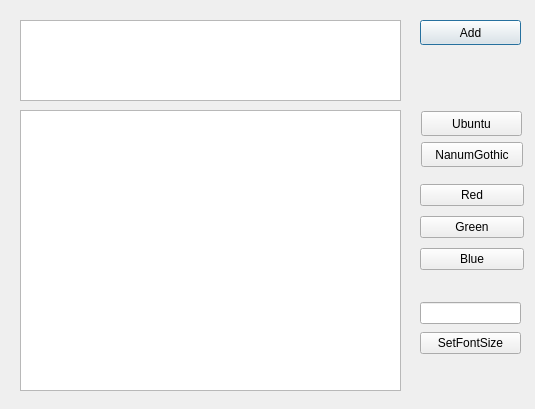
<?xml version="1.0" encoding="UTF-8"?>
<ui version="4.0">
 <class>Dialog</class>
 <widget class="QDialog" name="Dialog">
  <property name="geometry">
   <rect>
    <x>0</x>
    <y>0</y>
    <width>535</width>
    <height>409</height>
   </rect>
  </property>
  <property name="windowTitle">
   <string>Dialog</string>
  </property>
  <widget class="QPushButton" name="Add">
   <property name="geometry">
    <rect>
     <x>420</x>
     <y>20</y>
     <width>101</width>
     <height>25</height>
    </rect>
   </property>
   <property name="text">
    <string>Add</string>
   </property>
  </widget>
  <widget class="QTextEdit" name="Input">
   <property name="geometry">
    <rect>
     <x>20</x>
     <y>20</y>
     <width>381</width>
     <height>81</height>
    </rect>
   </property>
  </widget>
  <widget class="QTextEdit" name="Output">
   <property name="geometry">
    <rect>
     <x>20</x>
     <y>110</y>
     <width>381</width>
     <height>281</height>
    </rect>
   </property>
   <property name="readOnly">
    <bool>true</bool>
   </property>
  </widget>
  <widget class="QPushButton" name="FontNanumGothic">
   <property name="geometry">
    <rect>
     <x>421</x>
     <y>142</y>
     <width>102</width>
     <height>25</height>
    </rect>
   </property>
   <property name="text">
    <string>NanumGothic</string>
   </property>
  </widget>
  <widget class="QPushButton" name="FontUbuntu">
   <property name="geometry">
    <rect>
     <x>421</x>
     <y>111</y>
     <width>101</width>
     <height>25</height>
    </rect>
   </property>
   <property name="text">
    <string>Ubuntu</string>
   </property>
  </widget>
  <widget class="QWidget" name="">
   <property name="geometry">
    <rect>
     <x>420</x>
     <y>180</y>
     <width>104</width>
     <height>95</height>
    </rect>
   </property>
   <layout class="QVBoxLayout" name="verticalLayout">
    <item>
     <widget class="QPushButton" name="Red">
      <property name="text">
       <string>Red</string>
      </property>
     </widget>
    </item>
    <item>
     <widget class="QPushButton" name="Green">
      <property name="text">
       <string>Green</string>
      </property>
     </widget>
    </item>
    <item>
     <widget class="QPushButton" name="Blue">
      <property name="text">
       <string>Blue</string>
      </property>
     </widget>
    </item>
   </layout>
  </widget>
  <widget class="QWidget" name="">
   <property name="geometry">
    <rect>
     <x>420</x>
     <y>300</y>
     <width>101</width>
     <height>58</height>
    </rect>
   </property>
   <layout class="QVBoxLayout" name="verticalLayout_2">
    <item>
     <widget class="QLineEdit" name="FontSize">
      <property name="inputMethodHints">
       <set>Qt::ImhDigitsOnly</set>
      </property>
     </widget>
    </item>
    <item>
     <widget class="QPushButton" name="SetFontSize">
      <property name="text">
       <string>SetFontSize</string>
      </property>
     </widget>
    </item>
   </layout>
  </widget>
 </widget>
 <resources/>
 <connections/>
</ui>
